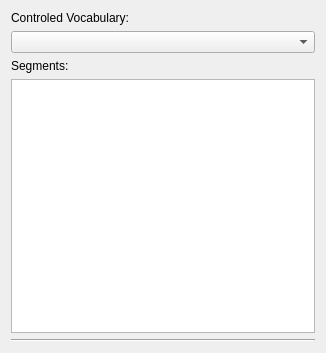
<?xml version="1.0" encoding="UTF-8"?>
<ui version="4.0">
 <class>Form</class>
 <widget class="QWidget" name="Form">
  <property name="geometry">
   <rect>
    <x>0</x>
    <y>0</y>
    <width>326</width>
    <height>353</height>
   </rect>
  </property>
  <property name="sizePolicy">
   <sizepolicy hsizetype="Preferred" vsizetype="MinimumExpanding">
    <horstretch>0</horstretch>
    <verstretch>0</verstretch>
   </sizepolicy>
  </property>
  <property name="minimumSize">
   <size>
    <width>0</width>
    <height>0</height>
   </size>
  </property>
  <property name="windowTitle">
   <string>Form</string>
  </property>
  <layout class="QVBoxLayout" name="verticalLayout">
   <item>
    <widget class="QLabel" name="label_2">
     <property name="text">
      <string>Controled Vocabulary:</string>
     </property>
    </widget>
   </item>
   <item>
    <widget class="QComboBox" name="comboBox_Controled_Vocabulary"/>
   </item>
   <item>
    <widget class="QLabel" name="label">
     <property name="text">
      <string>Segments:</string>
     </property>
     <property name="alignment">
      <set>Qt::AlignLeading|Qt::AlignLeft|Qt::AlignTop</set>
     </property>
    </widget>
   </item>
   <item>
    <widget class="QTableWidget" name="table_segments">
     <property name="sizePolicy">
      <sizepolicy hsizetype="Expanding" vsizetype="Expanding">
       <horstretch>1</horstretch>
       <verstretch>0</verstretch>
      </sizepolicy>
     </property>
    </widget>
   </item>
   <item>
    <widget class="Line" name="line">
     <property name="orientation">
      <enum>Qt::Horizontal</enum>
     </property>
    </widget>
   </item>
  </layout>
 </widget>
 <resources/>
 <connections/>
</ui>
